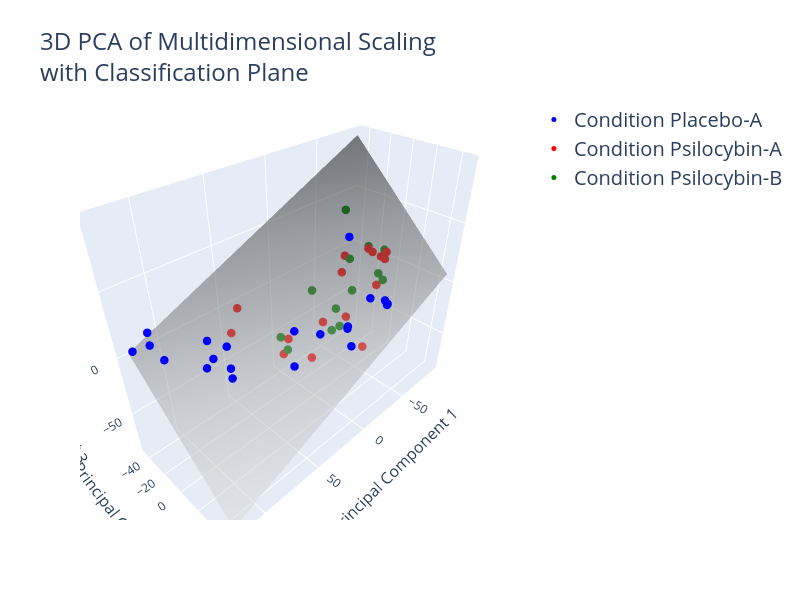

Notebook code cell kept with this figure:
### Code cell
# Fit a linear classifier (e.g., Logistic Regression)
clf = LogisticRegression()
clf.fit(pca_result, condition_reshaped)  # pca_result as features, condition_reshaped as labels

# Extract coefficients and intercept to define the classification plane
coef = clf.coef_[0]
intercept = clf.intercept_[0]

# Define a meshgrid to plot the classification plane
xx, yy = np.meshgrid(
    np.linspace(pca_result[:, 0].min(), pca_result[:, 0].max(), 50),
    np.linspace(pca_result[:, 1].min(), pca_result[:, 1].max(), 50)
)

# Calculate the z values for the plane using the classifier's coefficients and intercept
zz = (-coef[0] * xx - coef[1] * yy - intercept) / coef[2]

# Create a 3D interactive plot with Plotly
fig = go.Figure()

# Plot data points for each condition
for condition in np.unique(condition_reshaped):
    indices = np.where(condition_reshaped == condition)[0]
    fig.add_trace(go.Scatter3d(
        x=pca_result[indices, 0],
        y=pca_result[indices, 1],
        z=pca_result[indices, 2],
        mode='markers',
        marker=dict(size=5, color=palette[condition]),
        name=f'Condition {condition}'
    ))

# Plot the classification plane as a surface
fig.add_trace(go.Surface(
    x=xx, y=yy, z=zz, 
    colorscale='Greys', opacity=0.5, showscale=False
))

# Update layout with custom font sizes
fig.update_layout(
    title=dict(
        text='3D PCA of Multidimensional Scaling<br>with Classification Plane',
        font=dict(size=24)  # Set title font size
    ),
    scene=dict(
        xaxis_title=dict(text='Principal Component 1', font=dict(size=16)),  # X-axis font size
        yaxis_title=dict(text='Principal Component 2', font=dict(size=16)),  # Y-axis font size
        zaxis_title=dict(text='Principal Component 3', font=dict(size=16))   # Z-axis font size
    ),
    legend=dict(font=dict(size=20)),  # Legend font size
    width=800, height=600
)


# Show the plot
fig.show()

### Figure 1 — Plotly figure (JSON) as saved in the notebook; plotly's stock layout.template omitted (floating-point values rounded to 4 significant figures; data arrays with more than 128 entries replaced by an {"elided": "..."} marker saying what was removed)
{"data": [{"marker": {"color": "blue", "size": 5}, "mode": "markers", "name": "Condition Placebo-A", "type": "scatter3d", "x": [89.39, 18.25, 111.6, -17.35, -15.66, -21.61, -16.56, -1.284, -30.1, 17.83, 18.44, 114.6, 122.7, 87.55, 110.6, 94.23, 88.4, 91.26, 82.85, 45.93, 39.17], "y": [-6.657, 21.28, -37.62, 46.18, 35.38, 45.75, 48.69, 29.05, 2.18, 48.21, 44.58, -31.53, -39.47, 12.8, -24.33, -3.134, 14.7, 0.8003, 3.991, 24.54, 17.64], "z": [15.77, -2.936, 17.23, 19.66, 17.04, 14.56, 17.64, -2.604, 46.04, 1.907, 14.48, 12.32, 7.569, 4.475, 2.527, -1.055, -1.687, 7.12, 13.7, -12.54, 9.051]}, {"marker": {"color": "red", "size": 5}, "mode": "markers", "name": "Condition Psilocybin-A", "type": "scatter3d", "x": [61.27, -80.48, -73.13, -86.59, -69.89, -79.05, -92.04, -10.41, -10.46, 15.82, -34.9, 26.77, 10.37, -70.89, 47.79, -65.55], "y": [-20.76, -0.8205, -12.47, -9.14, -5.86, -41.4, -7.917, 36.03, -2.591, 11.36, -0.5141, -6.683, -18.92, 0.1794, -30.04, -32.58], "z": [-1.351, 7.132, 14.88, 3.63, 15.68, -5.358, 6.25, -21.74, -20.17, -31.16, -26.65, -32.06, -34.07, -12.84, 7.763, -12.44]}, {"marker": {"color": "green", "size": 5}, "mode": "markers", "name": "Condition Psilocybin-B", "type": "scatter3d", "x": [-22.05, -4.154, -83.11, -92.56, -51.54, -45.8, -22.49, -89.6, -17.12, 29.37, -68.27, 25.91, -77.46], "y": [4.304, 11.98, -46.41, -10.49, -13.57, -4.689, -0.6043, -24.89, -20.82, 0.5691, 7.689, -10.28, -3.691], "z": [-26.53, -16.67, 34.25, 7.052, 13.68, -8.77, -12.8, 6.105, -3.183, -22.13, -3.603, -18.91, -6.252]}, {"colorscale": [[0, "rgb(255,255,255)"], [0.125, "rgb(240,240,240)"], [0.25, "rgb(217,217,217)"], [0.375, "rgb(189,189,189)"], [0.5, "rgb(150,150,150)"], [0.625, "rgb(115,115,115)"], [0.75, "rgb(82,82,82)"], [0.875, "rgb(37,37,37)"], [1, "rgb(0,0,0)"]], "opacity": 0.5, "showscale": false, "type": "surface", "x": {"elided": "50x50 float values"}, "y": {"elided": "50x50 float values"}, "z": {"elided": "50x50 float values"}}], "layout": {"height": 600, "legend": {"font": {"size": 20}}, "scene": {"xaxis": {"title": {"font": {"size": 16}, "text": "Principal Component 1"}}, "yaxis": {"title": {"font": {"size": 16}, "text": "Principal Component 2"}}, "zaxis": {"title": {"font": {"size": 16}, "text": "Principal Component 3"}}}, "title": {"font": {"size": 24}, "text": "3D PCA of Multidimensional Scaling<br>with Classification Plane"}, "width": 800}}
